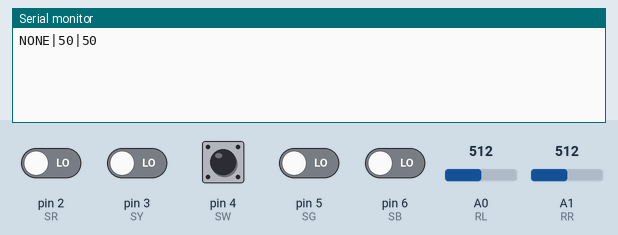
A program run on a simulated Arduino Uno, built with avr-gcc and run on an emulated ATmega328P. On the bench: the last lines printed to the serial monitor. The inputs (shaded band) are chosen by the test bench; at power-on: pin 2 (SR), pin 3 (SY), pin 4 (SW), pin 5 (SG), pin 6 (SB) LOW, A0 (RL) = 512, A1 (RR) = 512.

Above: at 1.2 s.
1.3 s: pin 2 (SR) driven HIGH
At 2.5 s:
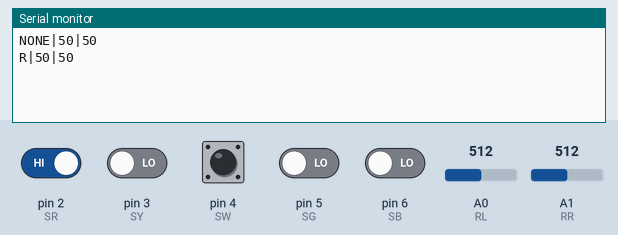
2.8 s: pin 3 (SY) driven HIGH
At 4.0 s:
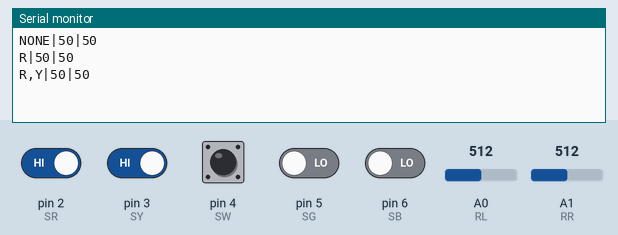
4.3 s: pin 4 (SW) pulled HIGH for 0.15 s
At 4.45 s:
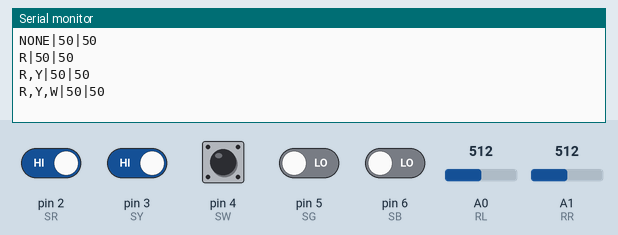
5.9 s: pin 5 (SG) driven HIGH
At 6.4 s:
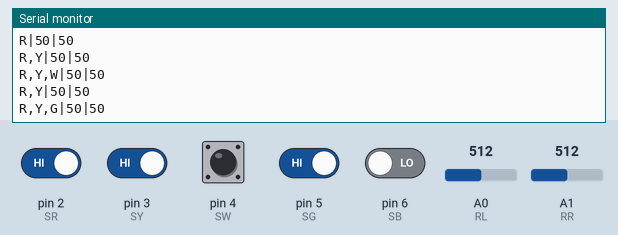
7.4 s: pin 6 (SB) driven HIGH
At 7.8 s:
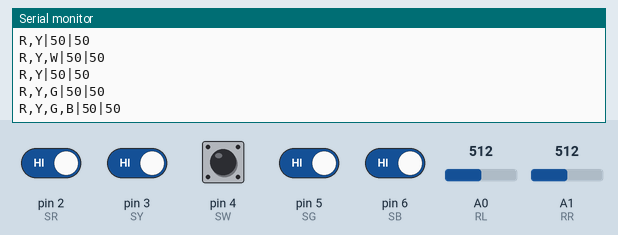
8.9 s: pin 4 (SW) pulled HIGH for 1 s
At 9.7 s:
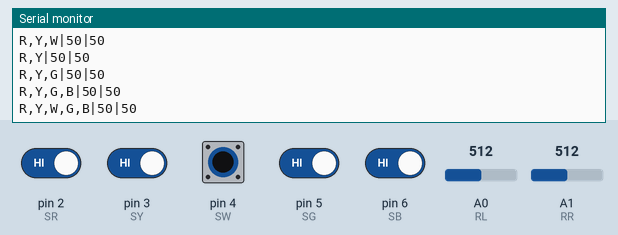

Measured:
- after the input at 1.3 s, the serial monitor: prints a new line at once (image 1)
- after the input at 2.8 s, the serial monitor: prints a new line at once (image 2)
- after the input at 4.3 s, the serial monitor: prints a new line at once (image 3)
- after the input at 5.9 s, the serial monitor: prints a new line at once (image 4)
- after the input at 7.4 s, the serial monitor: prints a new line at once (image 5)
- after the input at 8.9 s, the serial monitor: prints a new line at once (image 6)

The program:

main.cpp
```cpp
#include <Arduino.h>

const int SR = 2; // Red switch
const int SY = 3; // Yellow switch
const int SW = 4; // White switch
const int SG = 5; // Green switch
const int SB = 6; // Blue switch

const int RL = A0; // Variable resistor on the left
const int RR = A1; // Variable resistor on the right

String str;
boolean red, yellow, white, green, blue;
boolean prevRed = false, prevYellow = false, prevWhite = false, prevGreen = false, prevBlue = false;
int left, right, scaledLeft, scaledRight;
int prevScaledLeft, prevScaledRight;

// Determining if switches have been pressed
void output(boolean, boolean, boolean, boolean, boolean);

// Setup serial communication and pins
void setup() {
  Serial.begin(115200);

  pinMode(SR, INPUT);
  pinMode(SY, INPUT);
  pinMode(SW, INPUT);
  pinMode(SG, INPUT);
  pinMode(SB, INPUT);

  pinMode(RL, INPUT);
  pinMode(RR, INPUT);
}

// The main operation
void loop() {
  str = "";

  red = digitalRead(SR);
  yellow = digitalRead(SY);
  white = digitalRead(SW);
  green = digitalRead(SG);
  blue = digitalRead(SB);

  left = analogRead(RL);
  right = analogRead(RR);

  scaledLeft = map(left, 0, 1023, 0, 100);
  scaledRight = map(right, 0, 1023, 0, 100);

  // Check if the states have changed
  if (red != prevRed || yellow != prevYellow || white != prevWhite || green != prevGreen || blue != prevBlue || scaledLeft != prevScaledLeft || scaledRight != prevScaledRight) {
    output(red, yellow, white, green, blue);
    Serial.println(str + "|" + String(scaledLeft) + "|" + String(scaledRight));
  }

  // Update the states
  prevRed = red;
  prevYellow = yellow;
  prevWhite = white;
  prevGreen = green;
  prevBlue = blue;
  prevScaledLeft = scaledLeft;
  prevScaledRight = scaledRight;

  delay(20);
}

void output(boolean red, boolean yellow, boolean white, boolean green, boolean blue) {
  if(red == HIGH) {
    str += "R,";
  }

  if(yellow == HIGH) {
    str += "Y,";
  }

  if(white == HIGH) {
    str += "W,";
  }

  if(green == HIGH) {
    str += "G,";
  }

  if(blue == HIGH) {
    str += "B,";
  }

  if(str.endsWith(",")) {
    str = str.substring(0, str.length() - 1);
  }

  if(str.length() == 0) {
    str = "NONE";
  }

  return;
}
```
